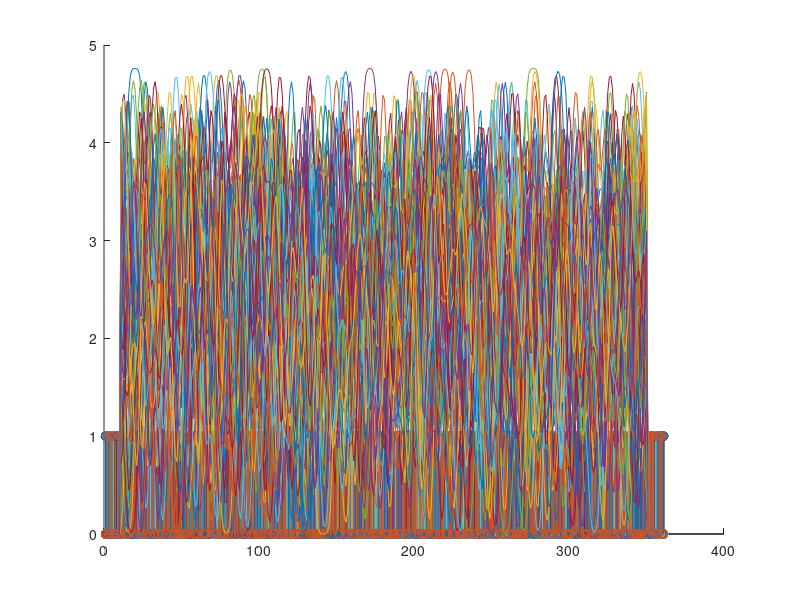

Here is the MATLAB script that generated this plot:
clear
close all
hold on
%Test Convolution
Nt = 361;
Nn = 100;
Test = round(rand(Nn,Nt));
stem(Test')
x = linspace(-5,5,20);
w = gaussmf(x,[1 0]);
Nw = 20;
dt = 20;
F = zeros(Nn,dt);
f = [];
for k = 40:dt:Nt
    F = [F,zeros(Nn,dt)];
    %Input
    S = Test(:,1:k);
    %SubSelect
    s = S(:,k-2*dt+1:end);
    C = zeros(Nn,2*dt);
    for t = 1:dt
        c = zeros(Nn,1);
        for l = 0:19
            c = c + s(:,t+l)*w(:,l+1);
        end
        C(:,t+dt/2) = c; 
    end
    f = [f,mean(C,2)];
    F(:,k-2*dt+1:end) = F(:,k-2*dt+1:end) + C; 
end
plot(F');